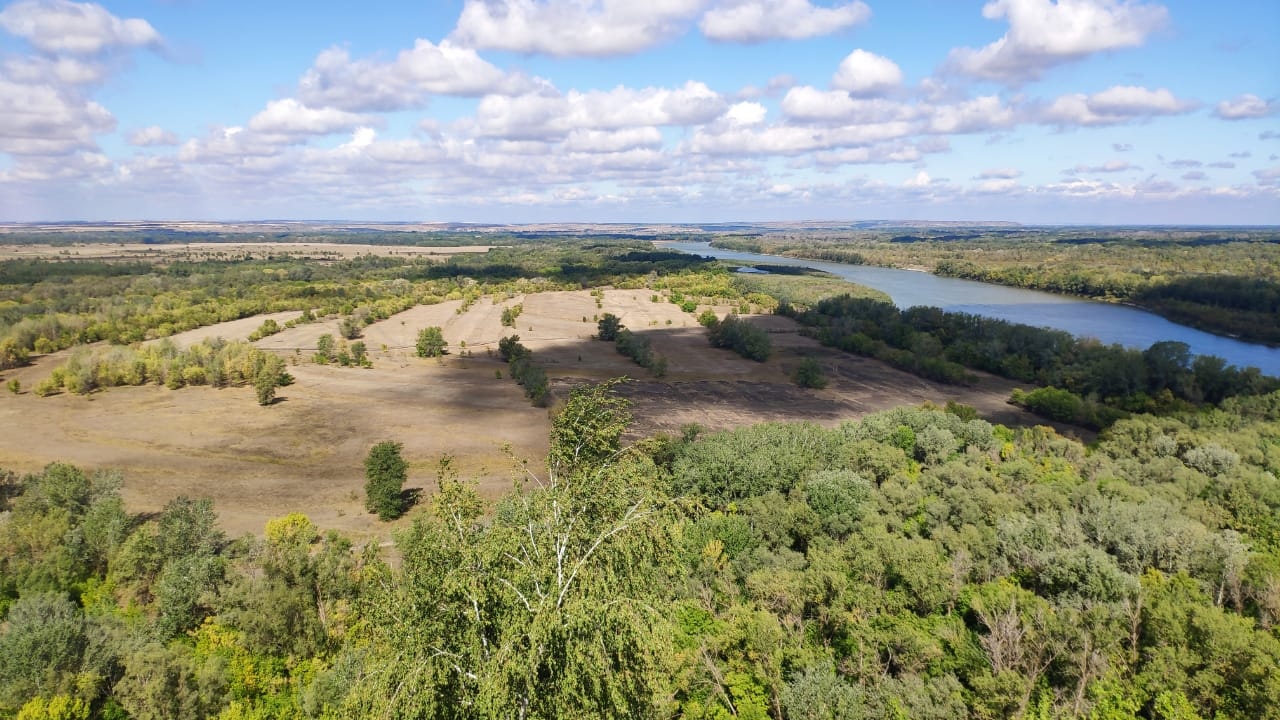
#> input picture zebra.jpg, 1280 x 720 px, found by its file name
$ python module_11_1.py
#> lines starting #> are read from the running program, lines starting #| are printed output that depends on the picture
from PIL import Image, ImageOps, ImageFilter, ImageEnhance
# загрузили изображение из файла, используйте open()функцию в Imageмодуле
im = Image.open("zebra.JPG")
#> im is the input picture: PIL image 1280x720 RGB; mean R, G, B 144.4, 148.7, 129.7

# атрибуты экземпляра для проверки содержимого файла:
# Атрибут format определяет источник изображения. Если изображение не было считано из файла,
# ему присваивается значение None. Атрибут size — это 2-кортеж, содержащий ширину и высоту (в пикселях).
# Атрибут mode определяет количество и названия полос на изображении, а также тип и глубину пикселей.
# Обычные режимы — «L» (яркость) для изображений в оттенках серого, «RGB» для полноцветных изображений
# и «CMYK» для допечатных изображений.
#
# Если файл не может быть открыт, OSError возникает исключение.

print(im.format, im.size, im.mode)
#| JPEG (1280, 720) RGB
# отобразим изображение, которое мы только что загрузили

im.show()

# Разделение и слияние полос

r, g, b = im.split()
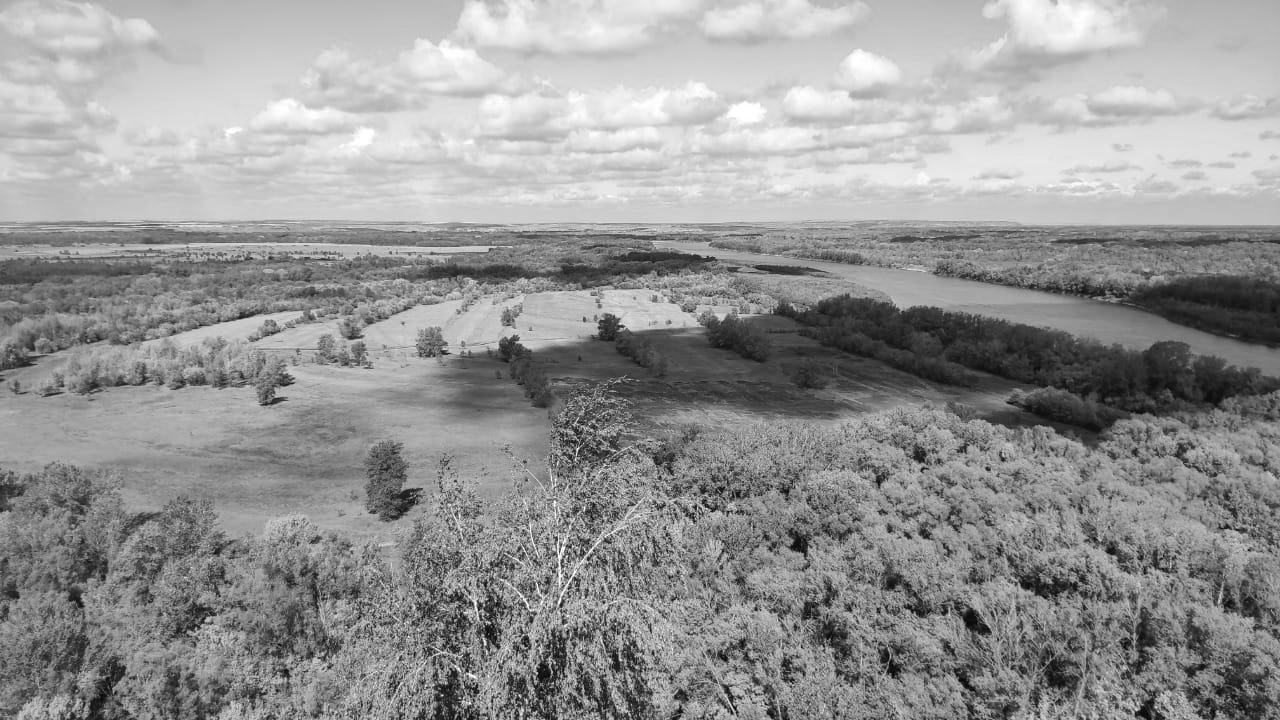
#> g: PIL image 1280x720 L; min 1, max 255, mean 148.7
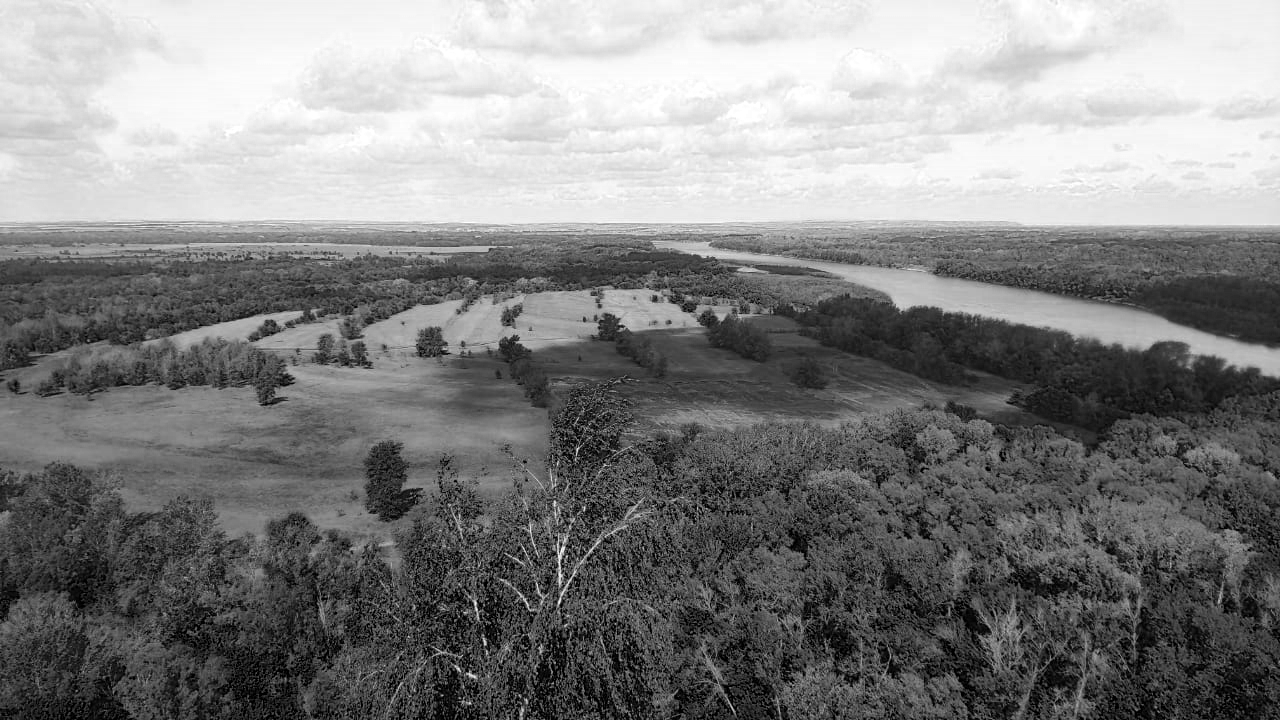
#> b: PIL image 1280x720 L; min 0, max 255, mean 129.7
im = Image.merge("RGB", (b, g, r))
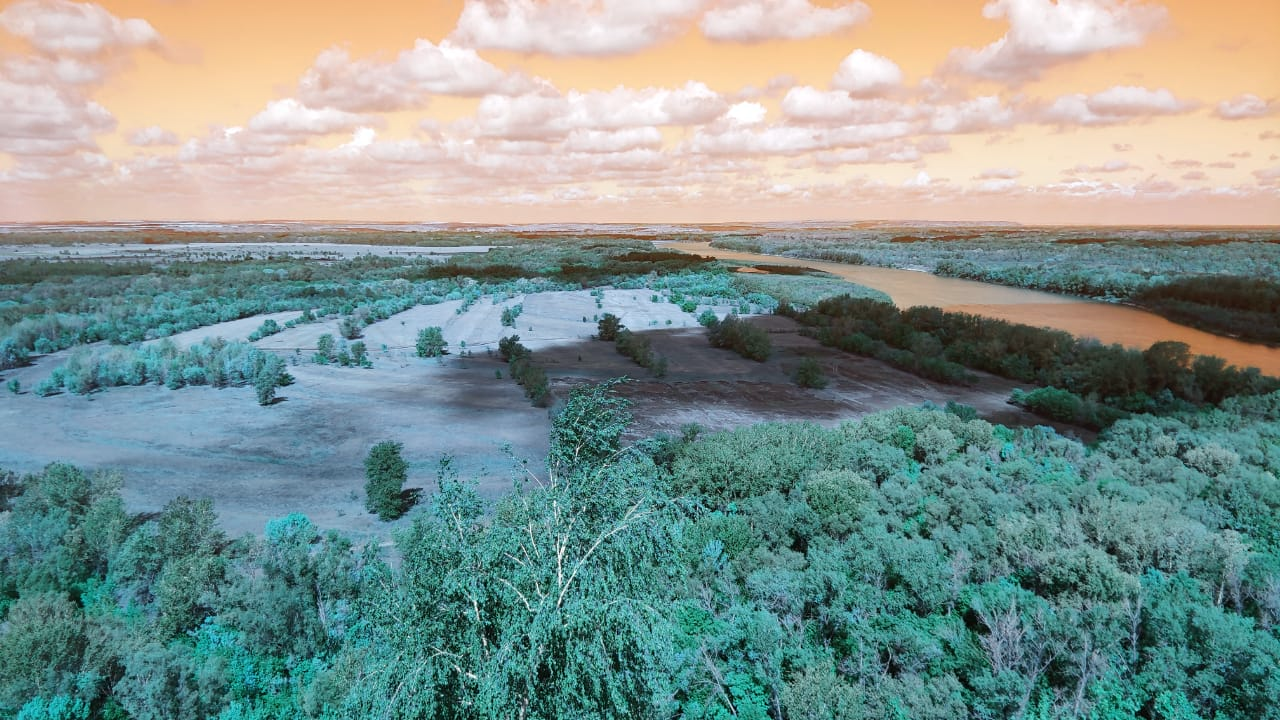
#> im: PIL image 1280x720 RGB; mean R, G, B 129.7, 148.7, 144.4

im.show()

# содержит методы для resize()и rotate()изображения. Первый принимает кортеж, дающий новый размер,
# второй — угол в градусах против часовой стрелки
out = im.resize((400, 400))
out.show()


out = im.rotate(45)
#> out: PIL image 1280x720 RGB
out.show()
# Транспонирование изображения
out = im.transpose(Image.Transpose.FLIP_LEFT_RIGHT)
out = im.transpose(Image.Transpose.FLIP_TOP_BOTTOM)
out = im.transpose(Image.Transpose.ROTATE_90)
#> out: PIL image 720x1280 RGB
out = im.transpose(Image.Transpose.ROTATE_180)
#> out: PIL image 1280x720 RGB
out = im.transpose(Image.Transpose.ROTATE_270)
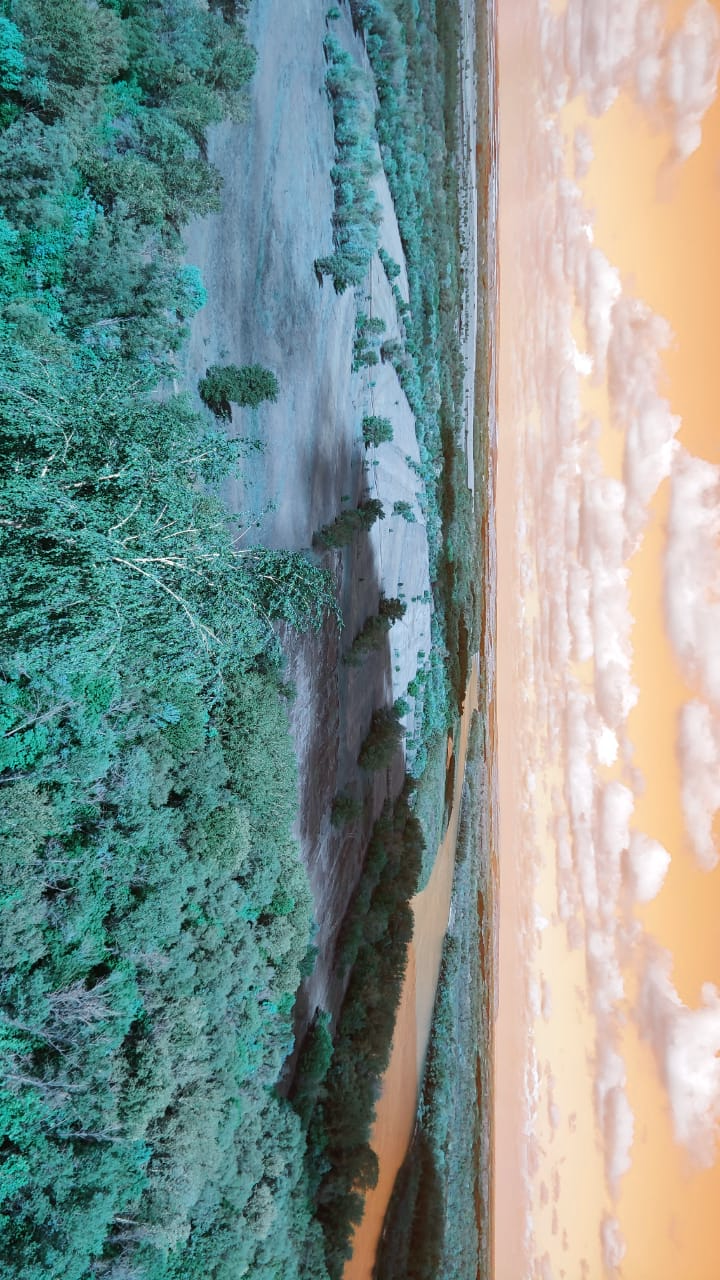
#> out: PIL image 720x1280 RGB; mean R, G, B 129.7, 148.7, 144.4


out.show()


# Применение фильтров
out = im.filter(ImageFilter.DETAIL)
#> out: PIL image 1280x720 RGB

out.show()
# Улучшение изображений
enh = ImageEnhance.Contrast(im)
enh.enhance(1.3).show("80% more contrast")

im.show()
